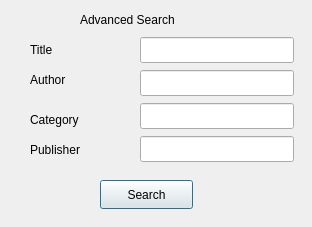
<?xml version="1.0" encoding="UTF-8"?>
<ui version="4.0">
 <class>search</class>
 <widget class="QDialog" name="search">
  <property name="geometry">
   <rect>
    <x>0</x>
    <y>0</y>
    <width>312</width>
    <height>227</height>
   </rect>
  </property>
  <property name="windowTitle">
   <string>Dialog</string>
  </property>
  <widget class="QLabel" name="label">
   <property name="geometry">
    <rect>
     <x>30</x>
     <y>40</y>
     <width>29</width>
     <height>20</height>
    </rect>
   </property>
   <property name="text">
    <string>Title</string>
   </property>
  </widget>
  <widget class="QLabel" name="label_2">
   <property name="geometry">
    <rect>
     <x>30</x>
     <y>70</y>
     <width>45</width>
     <height>20</height>
    </rect>
   </property>
   <property name="text">
    <string>Author</string>
   </property>
  </widget>
  <widget class="QLabel" name="label_3">
   <property name="geometry">
    <rect>
     <x>30</x>
     <y>110</y>
     <width>60</width>
     <height>20</height>
    </rect>
   </property>
   <property name="text">
    <string>Category</string>
   </property>
  </widget>
  <widget class="QLabel" name="label_4">
   <property name="geometry">
    <rect>
     <x>30</x>
     <y>140</y>
     <width>60</width>
     <height>20</height>
    </rect>
   </property>
   <property name="text">
    <string>Publisher</string>
   </property>
  </widget>
  <widget class="QPushButton" name="pushButton">
   <property name="geometry">
    <rect>
     <x>100</x>
     <y>180</y>
     <width>93</width>
     <height>29</height>
    </rect>
   </property>
   <property name="text">
    <string>Search</string>
   </property>
  </widget>
  <widget class="QLineEdit" name="authorSearchLineEdit">
   <property name="geometry">
    <rect>
     <x>140</x>
     <y>70</y>
     <width>154</width>
     <height>26</height>
    </rect>
   </property>
  </widget>
  <widget class="QLineEdit" name="categorySearchLineEdit">
   <property name="geometry">
    <rect>
     <x>140</x>
     <y>103</y>
     <width>154</width>
     <height>26</height>
    </rect>
   </property>
  </widget>
  <widget class="QLineEdit" name="titleSearchLineEdit">
   <property name="geometry">
    <rect>
     <x>140</x>
     <y>37</y>
     <width>154</width>
     <height>26</height>
    </rect>
   </property>
  </widget>
  <widget class="QLineEdit" name="publisherSearchLineEdit">
   <property name="geometry">
    <rect>
     <x>140</x>
     <y>136</y>
     <width>154</width>
     <height>26</height>
    </rect>
   </property>
  </widget>
  <widget class="QLabel" name="label_6">
   <property name="geometry">
    <rect>
     <x>80</x>
     <y>10</y>
     <width>131</width>
     <height>20</height>
    </rect>
   </property>
   <property name="text">
    <string>Advanced Search</string>
   </property>
  </widget>
 </widget>
 <resources/>
 <connections/>
</ui>
